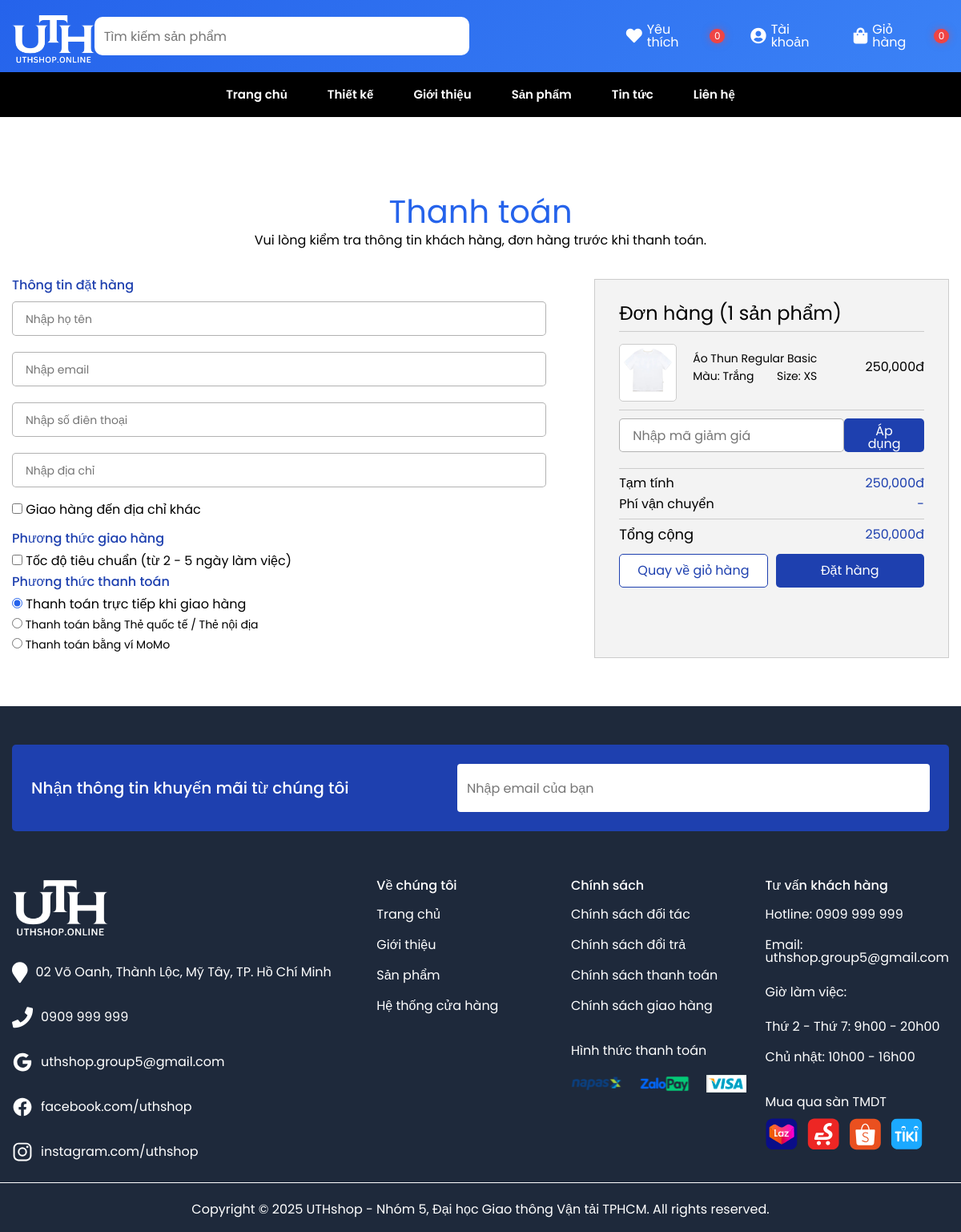
/index.php?pg=checkout&id=1, run on the app's committed database.
### tables this page shows
CREATE TABLE `product` (
  `id` int(5) NOT NULL,
  `ma_sanpham` varchar(10) NOT NULL,
  `name` varchar(100) NOT NULL,
  `price` double(10,2) NOT NULL DEFAULT 0.00,
  `priceold` double(10,2) NOT NULL DEFAULT 0.00,
  `hot` tinyint(1) NOT NULL DEFAULT 0,
  `noibat` tinyint(1) NOT NULL DEFAULT 0,
  `chitiet` varchar(1000) DEFAULT NULL,
  `gioitinh` tinyint(1) DEFAULT 0,
  `idcatalog` int(3) NOT NULL,
  `bestsell` tinyint(1) NOT NULL DEFAULT 0,
  `view` int(6) NOT NULL DEFAULT 0,
  `trend` tinyint(1) NOT NULL DEFAULT 0
);

### model/connectdb.php (called while the page is built, shortened)
<?php
function pdo_get_connection(){
   $dburl = "mysql:host=localhost;dbname=zstyle;charset=utf8";
   $username = 'root';
   $password = '';
   $conn = new PDO($dburl, $username, $password);
   $conn->setAttribute(PDO::ATTR_ERRMODE, PDO::ERRMODE_EXCEPTION);
   return $conn;
}
function pdo_query_one($sql){
   $sql_args = array_slice(func_get_args(), 1);
   try{
       $conn = pdo_get_connection();
       $stmt = $conn->prepare($sql);
       $stmt->execute($sql_args);
       $row = $stmt->fetch(PDO::FETCH_ASSOC);
       return $row;
   }
   catch(PDOException $e){
       throw $e;
   }
   finally{
       unset($conn);
   }
}
?>

### model/detail.php (called while the page is built, shortened)
<?php
    function getproductdetail($idproduct){
        $sql = "SELECT * FROM product WHERE id=?";
        return pdo_query_one($sql, $idproduct);
    }
?>

### view/checkout.php (the view, shortened to what this page needs)
<?php
  $html_product_checkout='';
  $tongtien=0;
  $tongsoluong=0;
  $checkoutItems = [];
  if (isset($_SESSION['product_checkout']) && is_array($_SESSION['product_checkout']) && count($_SESSION['product_checkout'])>0) {
    $checkoutItems = $_SESSION['product_checkout'];
  } elseif (isset($_SESSION['giohang']) && is_array($_SESSION['giohang'])) {
    $checkoutItems = $_SESSION['giohang'];
  }
  if(count($checkoutItems)>0){
    foreach ($checkoutItems as $item) {
      extract($item);
      $tongsoluong+=$soluong;
      $tongtien+=$soluong*$price;
      if($soluong==1){
        $soluong='';
      }else{
        $soluong='<div class="checkout-right-quantity">
        <span class="number">'.$soluong.'</span>
      </div>';
      }
      $html_product_checkout.='<div class="checkout-right-list">
      <div class="checkout-right-item">
        <div class="checkout-right-image">
          '.check_img($img).$soluong.'
        </div>
        <div class="checkout-right-content">
          <div class="checkout-right-title">'.$name.'</div>
          <div class="checkout-right-main">
            <div class="checkout-right-color">Màu: '.$color.'</div>
            <div class="checkout-right-size">Size: '.$size.'</div>
          </div>
        </div>
      </div>
      <div class="checkout-right-price">'.number_format($price,0,'',',').'đ</div>
    </div>';
    }
  }
  $html_phuongthuc='<label class="phuongthuctt">
          <input name="phuongthuc" value="Thanh toán trực tiếp khi giao hàng" type="radio" checked="checked"/>
          Thanh toán trực tiếp khi giao hàng
        </label><br>
        <label id="phuongthuctt"
          >
          <input name="phuongthuc" value="Thanh toán bằng Thẻ quốc tế / Thẻ nội địa" type="radio"/>
          Thanh toán bằng Thẻ quốc tế / Thẻ nội địa
        </label><br>
        <label id="phuongthuctt"
          >
          <input name="phuongthuc" value="Thanh toán bằng ví MoMo" type="radio"/>
          Thanh toán bằng ví MoMo
        </label>';
  $html_tocdo='';
?>
    <form action="index.php?pg=checkout" method="post">
      <section class="checkout">
        <div class="container">
          <div class="checkout-center">
            <div class="checkout-center-icon">
              <i class="fa fa-credit-card-alt" aria-hidden="true"></i>
            </div>
            <div class="checkout-center-text">Thanh toán</div>
            <p>Vui lòng kiểm tra thông tin khách hàng, đơn hàng trước khi thanh toán.</p>
          </div>
          <div class="checkout-main">
            <div class="checkout-left">
              <div class="order">
                <h3 class="order-title">Thông tin đặt hàng</h3>
                <div action="" class="order-form order-info">
                  <input name="tendat" class="order-input" type="text" placeholder="Nhập họ tên" value="<?=$_SESSION['name']?>" />
                  <input name="emaildat" class="order-input" type="text" placeholder="Nhập email"  value="<?=$_SESSION['email']?>"/>
                  <input name="sdtdat" class="order-input" type="text" placeholder="Nhập số điên thoại"  value="<?=$_SESSION['sdt']?>"/>
                  <input name="diachidat" class="order-input" type="text" placeholder="Nhập địa chỉ"  value="<?=$_SESSION['diachi']?>"/>
                </div>
                <div class="order-checkbox">
                  <input onchange='diachikhac()' class="checkdiachi" type="checkbox" />
                  Giao hàng đến địa chỉ khác
                </div>
              </div>
              <div class="order-pt">
                <h3 class="order-title">Phương thức giao hàng</h3>
                  <input type="checkbox" <?=$html_tocdo?> name="tocdo">
                  <label for="radio1">Tốc độ tiêu chuẩn (từ 2 - 5 ngày làm việc)</label>
              </div>
              <div id="order-pt">
                <h3 class="order-title">Phương thức thanh toán</h3>
                <?=$html_phuongthuc?>
              </div>
            </div>
            <div class="checkout-right">
              <div class="checkout-right-box">
                <div class="checkout-right-title-heading">Đơn hàng (<?=$tongsoluong?> sản phẩm)</div>
                <div class="checkout-right-overflow">
                <?=$html_product_checkout?>
                </div>
                <div class="voucher">
                    <?php
                      echo '<div class="voucher-list">
                      <div class="voucher-item">
                      <input name="magiamgia" type="text" placeholder="Nhập mã giảm giá" value='.$_SESSION['magiamgia'].'>
                    </div>
                    <div class="voucher-btn">
                      <button name="btngiamgia" class="voucher-button voucher-button-mobile">Áp dụng</button>
                    </div>
                    </div>
                    <div class="errform">'.$errvoucher.'</div>';
                    ?>
                </div>
                <div class="form-group">
                  <div class="form-flex">
                    <span> Tạm tính</span>
                    <span><?=number_format($tongtien,0,'',',')?>đ</span>
                  </div>
                  <div class="form-flex">
                    <span>Phí vận chuyển </span>
                    <span>-</span>
                  </div>
                </div>
                <div class="form-flex mt-10">
                  <span class="checkout-total">Tổng cộng </span>
                  <span><?=number_format($tongtien-$_SESSION['giamgia']*$tongtien/100,0,'',',')?>đ</span>
                </div>
                <div class="form-flex back-flex mt-10">
                  <div class="back-cart">
                    <a href="index.php?pg=cart">Quay về giỏ hàng</a>
                  </div>
                  <div class="voucher-btn button-primary__primary">
                    <button name="thanhtoan"  class="voucher-button">Đặt hàng</button>
                  </div>
                </div>
              </div>
            </div>
          </div>
        </div>
      </section>
      </form>

### model/product.php (shortened to what this page needs)
<?php
   function check_img($img){
      $projectRoot = dirname(__DIR__);
      $urlBase = PATH_IMG;
      if(is_array($img)){
         $html_img='';
         foreach ($img as $item) {
            $filename = str_replace(["\n","\r"],"", $item);
            $fsPath = $projectRoot . DIRECTORY_SEPARATOR . 'upload' . DIRECTORY_SEPARATOR . $filename;
            $url = $urlBase.$filename;
            if(is_file($fsPath)){
               $html_img.= '<img src="'.$url.'">';
            }
         }
         return $html_img;
      }else{
         $filename = str_replace(["\n","\r"],"", $img);
         $fsPath = $projectRoot . DIRECTORY_SEPARATOR . 'upload' . DIRECTORY_SEPARATOR . $filename;
         $url = $urlBase.$filename;
         if(is_file($fsPath)){
            return '<img src="'.$url.'">';
         }else{
            return '';
         }
      }
   }
?>

### view/layout/assets/css/style.css (style rules this page uses)
*, *:before, *:after { box-sizing: border-box; }
:root { --primary-color: #2563eb; --white: #ffffff; --bg: #3b82f6; --font: "Poppins", sans-serif; --black: #000; --text-heading: #1e40af; --bg-footer: #1e293b; --red: #ef4444; --hover: #60a5fa; --secondary: #8b5cf6; --accent: #06b6d4; --success: #10b981; }
* { margin: 0; padding: 0; font: inherit; list-style: none; text-decoration: none; }
img, picture, svg, video { display: block; max-width: 100%; }
input, select, textarea { background-color: #fff; outline: none; color: #222; border: 1px solid #ccc; z-index: 1; position: relative; pointer-events: auto; opacity: 1; }
button { cursor: pointer; background-color: transparent; outline: none; border: 0; }
body { min-height: 100vh; font-weight: 400; font-size: 16px; line-height: 1; font-family: var(--font); font-size: 16px; }
.container { max-width: 1310px; margin: 0 auto; padding: 0 15px; }
input[type="checkbox"] { accent-color: var(--primary-color); }
input[type="radio"] { accent-color: var(--primary-color); margin-bottom: 12px; }
.checkout { position: relative; padding: 60px 0; }
.checkout-main { gap: 60px; display: flex; justify-content: space-between; }
.checkout-center { display: flex; align-items: center; justify-content: center; flex-direction: column; gap: 8px; margin-bottom: 40px; }
.checkout-center-icon i { font-size: 30px; color: var(--text-heading); }
.checkout-center-text { font-size: 40px; color: var(--primary-color); }
.checkout-left { max-width: 720px; width: 100%; }
.order { margin-bottom: 20px; }
.order-pt { margin-bottom: 10px; }
.order-title { font-size: 18px; font-weight: 500; margin-bottom: 12px; color: var(--text-heading); }
.order-form { display: flex; flex-direction: column; width: 100%; }
.order-info { gap: 0; }
.order-input { width: 100%; border-radius: 5px; border: 1px solid rgba(0, 0, 0, 0.3); background: #fff; padding: 8px 16px; }
.order-input::placeholder { font-size: 14px; }
.checkout-right-title-heading { font-size: 24px; padding-bottom: 10px; border-bottom: 1px solid #ccc; }
.checkout-right { width: 500px; border: 1px solid #ccc; padding: 30px; background: #f3f3f3; }
.checkout-right-list { display: flex; align-items: center; justify-content: space-between; padding-bottom: 10px; border-bottom: 1px solid #ccc; }
.checkout-right-overflow { overflow-y: auto; max-height: calc(100vh - 300px); }
.checkout-right-item { display: flex; align-items: center; gap: 20px; }
.checkout-right-image { position: relative; border-radius: 5px; border: 1px solid #ccc; background: #fff; margin-top: 15px; }
.checkout-right-image img { width: 70px; height: 70px; object-fit: cover; }
.checkout-right-main { display: flex; justify-content: space-between; align-items: center; }
.checkout-right-color, .checkout-right-size { font-weight: 400; font-size: 14px; }
.checkout-right-content { font-size: 14px; }
.checkout-right-title { margin-bottom: 8px; }
.voucher { margin-top: 10px; margin-bottom: 10px; padding-bottom: 10px; border-bottom: 1px solid #ccc; }
.voucher-list { display: flex; align-items: center; justify-content: space-between; }
.voucher-item { width: 300px; }
.voucher-item input { width: 100%; height: 42px; border-radius: 5px; border: 1px solid rgba(0, 0, 0, 0.3); padding: 8px 16px; background: #fff; }
.voucher-button { width: 100%; height: 42px; background-color: var(--text-heading); color: var(--white); border-radius: 5px; padding: 8px 20px; transition: 0.2s; }
.mt-10 { margin-top: 10px; }
.back-flex { display: flex; align-items: center; gap: 10px; margin-top: 15px; }
.back-cart { width: 100%; }
.back-cart a { height: 42px; background-color: var(--white); border: 1px solid var(--text-heading); color: var(--text-heading); border-radius: 5px; padding: 8px 20px; transition: 0.2s; width: 100%; transition: 0.2s; display: inline-flex; align-items: center; justify-content: center; }
.button-primary__primary { width: 100%; }
.checkout-total { font-size: 18px; }
.form-group { display: flex; flex-direction: column; gap: 10px; padding-bottom: 10px; border-bottom: 1px solid #ccc; }
.form-flex { display: flex; justify-content: space-between; align-items: center; }
.form-flex span:last-child { color: var(--text-heading); }
#phuongthuctt { font-size: 14px; }
.order-title { font-size: 16px; font-weight: 500; margin-bottom: 12px; color: var(--text-heading); }

### data on the page
product: name "Áo Thun Regular Basic", color "Trắng", size "XS", price "250,000"

### other printed values
$wlCount "0"
$tentaikhoan "Tài khoản"
$cartCount "0"
$tongsoluong "1"
$tongtien "250,000"
$tongtien-$_SESSION['giamgia']*$tongtien/100 "250,000"
